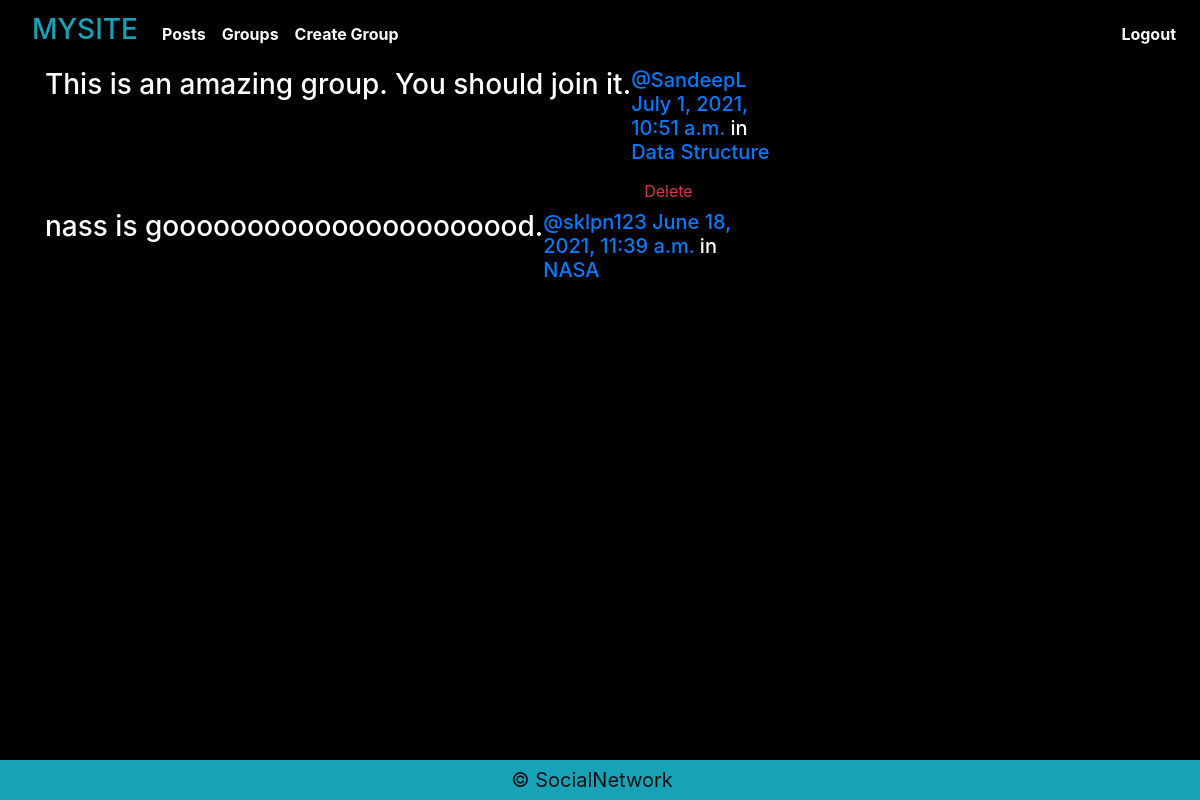
Screenshot of /posts/ (signed in) with the database file from the repository.
### posts/models.py (models this page shows, shortened)
class Post(models.Model):
    user = models.ForeignKey(User, related_name="posts",on_delete=models.CASCADE,)
    created_at = models.DateTimeField(auto_now=True)
    message = models.TextField()
    message_html = models.TextField(editable=False)
    group = models.ForeignKey(Group, related_name="posts",on_delete=models.CASCADE,null=True, blank=True)
    class Meta:
        ordering = ["-created_at"] # - is for descending order of posts.
        unique_together = ["user", "message"]

### groups/models.py (models this page shows, shortened)
class Group(models.Model):
    name = models.CharField(max_length=255, unique=True)
    slug = models.SlugField(allow_unicode=True, unique=True)
    description = models.TextField(blank=True, default='')
    description_html = models.TextField(editable=False, default='', blank=True)
    members = models.ManyToManyField(User,through="GroupMember")
    class Meta:
        ordering = ["name"]

### posts/views.py (the view)
# urls.py: path('', views.PostList.as_view(), name="all"),
class PostList(SelectRelatedMixin, generic.ListView):
    model = models.Post
    select_related = ("user", "group")

### posts/templates/posts/post_list.html (shortened to what this page needs)
{% extends "posts/post_base.html" %}
{% load humanize %}
{% block post_content %}
<div class="col-md-8">
	{% for post in post_list %}
  {% include "posts/_post.html" %}
	{% endfor %}
</div>
{% endblock post_content %}

### posts/templates/posts/_post.html (shortened to what this page needs)
<div class="post media">
	<h3>{{ post.message_html|safe }}</h3>
	<div class="media-body">
		<h5 class="media-heading">
			<span class="username"><a href="{% url 'posts:for_user' username=post.user.username %}">@{{ post.user.username }}</a></span>
			<time class="time"><a href="{% url 'posts:single' username=post.user.username pk=post.pk %}">{{ post.created_at }}</a></time>
			{% if post.group %}
			<span class="group-name">in <a href="#">{{ post.group.name }}</a></span>
			{% endif %}
		</h5>
		<div class="media-footer">
			{% if user.is_authenticated and post.user == user and not hide_delete %}
				<a href="{% url 'posts:delete' pk=post.pk %}" title="delete" class="btn btn-simple">
					<span class="text-danger icon-label">Delete</span>
				</a>
			{% endif %}
		</div>
	</div>
</div>

### static/SocialNetwork/css/master.css (style rules this page uses)
body { margin: 0; overflow-y: scro; overflow-x: hidden; background-color: black; color:white; height: 50%; }

### rows the page displays
Post: message_html "This is an amazing group. You should join it.", user.username "SandeepL", created_at "July 1, 2021, 10:51 a.m.", group.name "Data Structure", shows "Delete"
Post: message_html "nass is goooooooooooooooooooood.", user.username "sklpn123", created_at "June 18, 2021, 11:39 a.m.", group.name "NASA"
